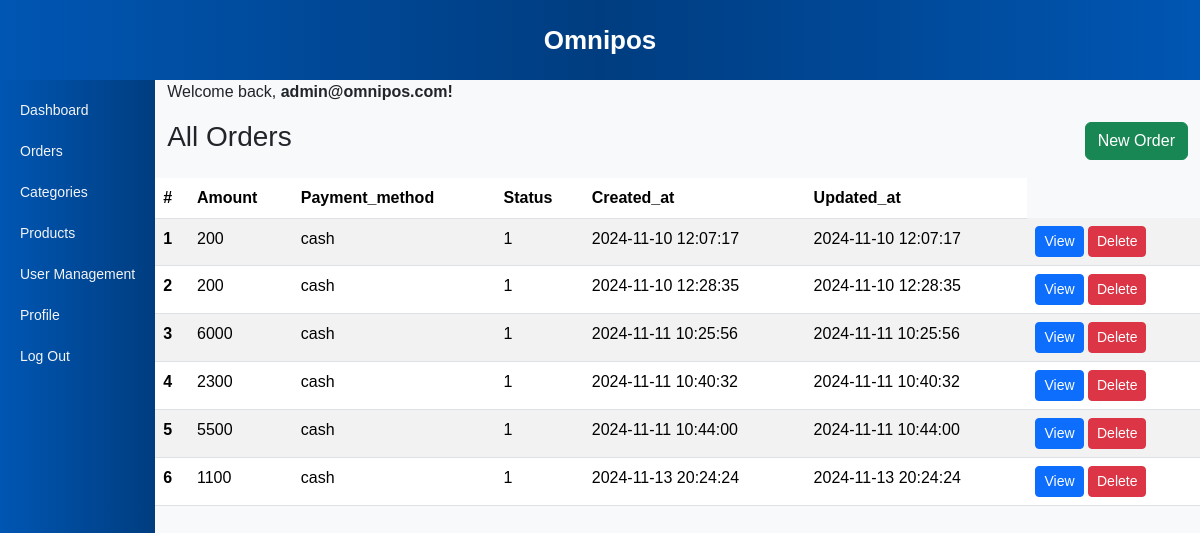
Screenshot of /orders.php (signed in) with the database file from the repository.
### tables this page shows
CREATE TABLE `orders` (
  `id` int(11) NOT NULL,
  `amount` int(11) NOT NULL,
  `status` tinyint(1) DEFAULT NULL,
  `payment_method` text NOT NULL,
  `created_at` timestamp NOT NULL DEFAULT current_timestamp(),
  `updated_at` timestamp NOT NULL DEFAULT current_timestamp() ON UPDATE current_timestamp()
);

### orders.php (the view, shortened to what this page needs)
<?php
include "header.php";
include "config.php";
$sql = "SELECT * FROM orders";
$result = mysqli_query($db, $sql);
?>
<main class="bg-light">
    <section class="row m-auto">
        <p>Welcome back, <strong><?php echo $_SESSION[
            "login_user"
        ]; ?>!</strong></p>
        <div class="d-flex justify-content-between align-items-center mb-3">
            <h3>All Orders</h3>
            <a href="new_order.php" class="btn btn-success">New Order</a>
        </div>
        <table class="table table-striped table-hover">
            <thead>
                <tr>
                    <th scope="col">#</th>
                    <th scope="col">Amount</th>
                    <th scope="col">Payment_method</th>
                    <th scope="col">Status</th>
                    <th scope="col">Created_at</th>
                    <th scope="col">Updated_at</th>
                </tr>
            </thead>
            <tbody>
                <?php if ($result && mysqli_num_rows($result) > 0) {
                    while ($row = mysqli_fetch_assoc($result)) {
                        echo "<tr>";
                        echo "<th scope='row'>{$row["id"]}</th>";
                        echo "<td>{$row["amount"]}</td>";
                        echo "<td>{$row["payment_method"]}</td>";
                        echo "<td>{$row["status"]}</td>";
                        echo "<td>{$row["created_at"]}</td>";
                        echo "<td>{$row["updated_at"]}</td>";
                        echo "<td>
                            <a class='btn btn-sm btn-primary' href='order_details.php?id={$row["id"]}'>View</a>
                            <a class='btn btn-sm btn-danger' href='delete_order.php?id={$row["id"]}' onclick='return confirm(\"Are you sure you want to delete this order?\")'>Delete</a>
                            </td>";
                        echo "</tr>";
                    }
                } else {
                    echo "<tr><td colspan='8'>No orders found.</td></tr>";
                } ?>
            </tbody>
        </table>
    </section>
</main>
<?php include "footer.php"; ?>

### header.php (style rules this page uses)
* { margin: 0; padding: 0; }
body { height: 100vh; display: grid; grid-template-areas: 'header header header header header header header header header header' 'menu main main main main main main main main main'; font-family: Arial, sans-serif; background-color: #f4f4f4; }
main { grid-area: main; height: 90vh; }

### rows the page displays
orders: id "1", amount "200", payment_method "cash", status "1", created_at "2024-11-10 12:07:17", updated_at "2024-11-10 12:07:17"
orders: id "2", amount "200", payment_method "cash", status "1", created_at "2024-11-10 12:28:35", updated_at "2024-11-10 12:28:35"
orders: id "3", amount "6000", payment_method "cash", status "1", created_at "2024-11-11 10:25:56", updated_at "2024-11-11 10:25:56"
orders: id "4", amount "2300", payment_method "cash", status "1", created_at "2024-11-11 10:40:32", updated_at "2024-11-11 10:40:32"
orders: id "5", amount "5500", payment_method "cash", status "1", created_at "2024-11-11 10:44:00", updated_at "2024-11-11 10:44:00"
orders: id "6", amount "1100", payment_method "cash", status "1", created_at "2024-11-13 20:24:24", updated_at "2024-11-13 20:24:24"
